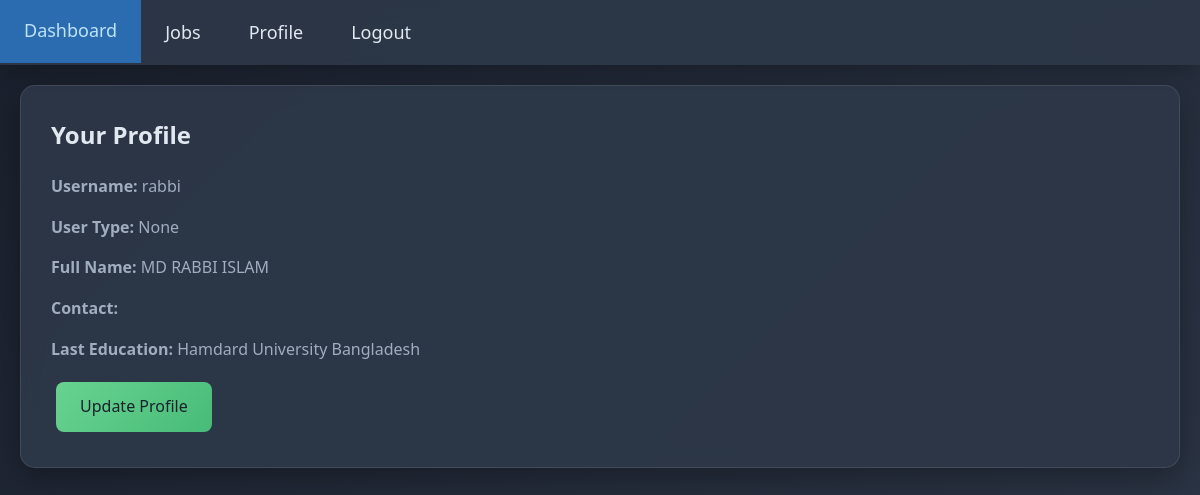
/profile/ (signed in), run on the app's committed database.
### job_portal_app/models.py (models this page shows, shortened)
class PortalUserModel(AbstractUser):
    USER_TYPES = [
        ('Employer','Employer'),
        ('JobSeeker','JobSeeker'),
    ]
    user_type = models.CharField(choices=USER_TYPES,max_length=10, null=True)

class JobSeekerModel(models.Model):
    seeker = models.OneToOneField(PortalUserModel, on_delete=models.CASCADE, related_name='seeker_profile', null=True)
    full_name = models.CharField(max_length=200, null=True)
    contact_number = models.CharField(max_length=15, null=True)
    last_education = models.CharField(max_length=100, null=True)
    skills = models.TextField(null=True)

### job_portal_app/views.py (the view)
# urls.py: path('profile/',profile,name='profile'),
@login_required
def profile(request):
    return render(request, 'profile.html')

### job_portal_app/templates/profile.html
{% extends 'master/base.html' %}
{% block content %}
<div class="container">
  <div class="card">
    <h2>Your Profile</h2>
    <p><strong>Username:</strong> {{request.user.username}}</p>
    <p><strong>User Type:</strong> {{request.user.user_type}}</p>
    {% if request.user.user_type == 'Employer' %}
    <p><strong>Company Name:</strong> {{request.user.employer_profile.company_name}}</p>
    <p><strong>Address:</strong> {{request.user.employer_profile.address}}</p>
    {% else %}
    <p><strong>Full Name:</strong> {{request.user.seeker_profile.full_name}}</p>
    <p><strong>Contact:</strong> {{request.user.seeker_profile.contact_numer}}</p>
    <p><strong>Last Education:</strong> {{request.user.seeker_profile.last_education}}</p>
    {% endif %}
    <a href="{% url 'update_profile' %}" class="btn">Update Profile</a>
  </div>
</div>
{% endblock content %}

### job_portal_app/templates/master/base.html (style rules this page uses)
* { margin: 0; padding: 0; box-sizing: border-box; }
body { font-family: 'Segoe UI', Tahoma, Geneva, Verdana, sans-serif; line-height: 1.6; color: #e2e8f0; background: linear-gradient(135deg, #1a202c 0%, #2d3748 100%); min-height: 100vh; }
.container { max-width: 1200px; margin: 0 auto; padding: 0 20px; }
.card { background: rgba(45, 55, 72, 0.95); backdrop-filter: blur(10px); border-radius: 15px; padding: 30px; margin: 20px 0; box-shadow: 0 10px 30px rgba(0, 0, 0, 0.3); border: 1px solid rgba(255, 255, 255, 0.1); }
.card h2, .card h3 { color: #e2e8f0; margin-bottom: 20px; font-weight: 600; }
.card p { margin-bottom: 15px; color: #a0aec0; }
.btn { display: inline-block; padding: 12px 24px; background: linear-gradient(135deg, #68d391 0%, #48bb78 100%); color: #1a202c; text-decoration: none; border-radius: 8px; font-weight: 500; transition: all 0.3s ease; border: none; cursor: pointer; margin: 5px; }

### data on the page
PortalUserModel: user.username "rabbi", user.user_type "None", user.seeker_profile.full_name "MD RABBI ISLAM", user.seeker_profile.last_education "Hamdard University Bangladesh"
